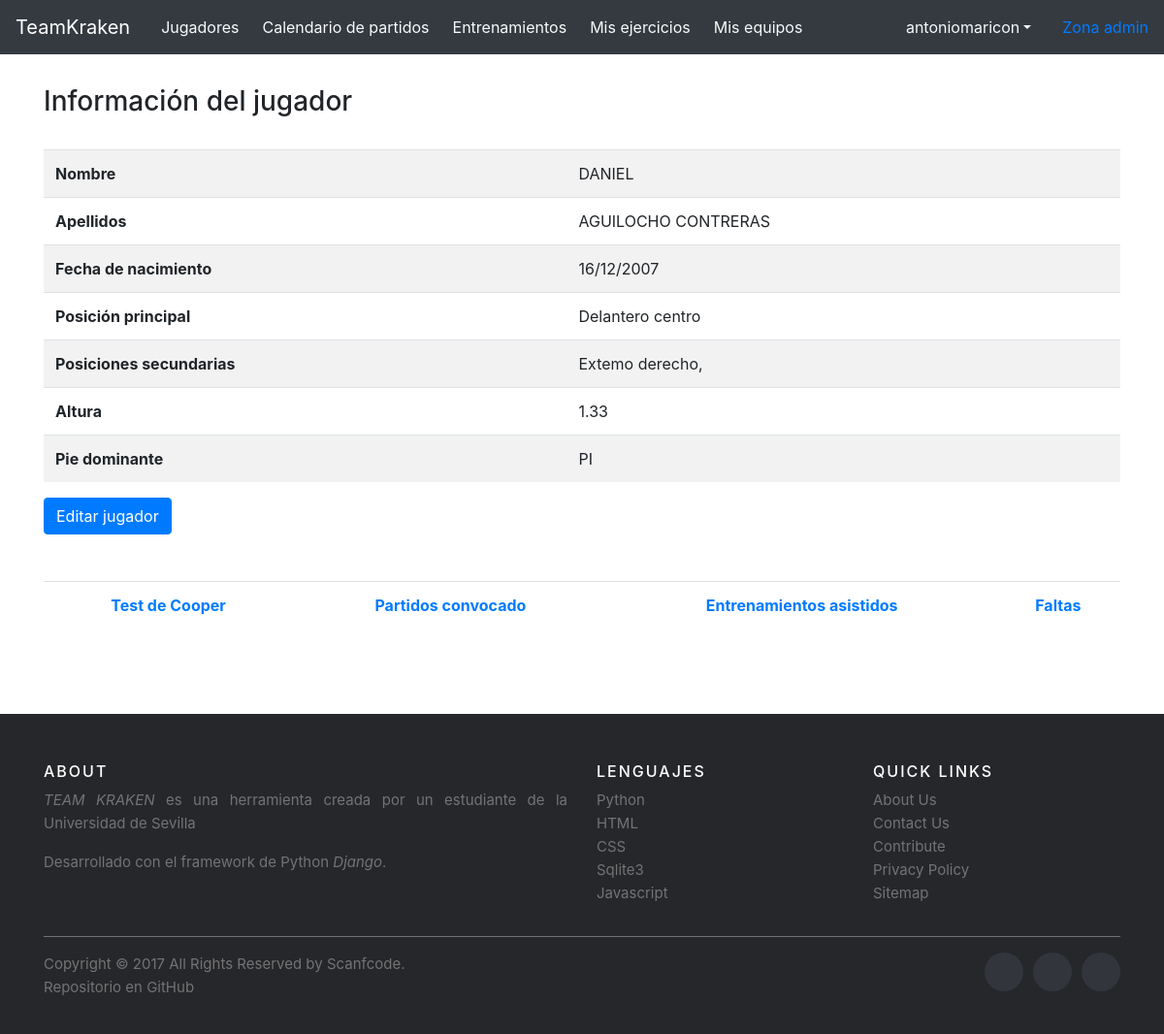
Screenshot of /8/jugadores/jugador/83 (signed in) with the database file from the repository.
### principal/models.py (models this page shows, shortened)
class Jugador(models.Model):
    PIE_DERECHO = 'PD'
    PIE_IZQUIERDO = 'PI'
    AMBIDIESTRO = 'AM'
    PIE_DOMINANTE_CHOICES = [
        (PIE_DERECHO, 'Pie derecho'),
        (PIE_IZQUIERDO, 'Pie izquierdo'),
        (AMBIDIESTRO, 'Ambidiestro'),
    ]
    nombre = models.CharField(max_length=30, verbose_name='Nombre')
    apellidos = models.CharField(max_length=50, verbose_name='Apellidos')
    fechaNacimiento = models.CharField(max_length=50, verbose_name='Fecha de nacimiento', null=True)
    posicionPrincipal = models.CharField(max_length=30, verbose_name='Posicion principal', null=True)
    posicionesSecundarias = models.ManyToManyField(Posicion, blank=True)
    altura = models.DecimalField(max_digits=5, decimal_places=2, null=True)
    pieDominante = models.CharField(max_length=2, choices=PIE_DOMINANTE_CHOICES, default=PIE_DERECHO)
    equipo = models.ForeignKey(Equipo, on_delete=models.CASCADE, null=True)

class Posicion(models.Model):
    nombre = models.CharField(max_length=30, verbose_name='Posición')

### principal/views.py (the view)
# urls.py: path('<int:id_equipo>/jugadores/jugador/<int:id_jugador>', principal_views.jugadorDetails),
def jugadorDetails(request, id_jugador, id_equipo):
    if request.user.is_authenticated == False:
        return redirect('/login')
    eq = get_object_or_404(Equipo, pk=id_equipo)
    jugador = get_object_or_404(Jugador, pk=id_jugador)
    entrenamientos = Entrenamiento.objects.filter(jugadores=id_jugador)
    detallesPartidos = DetallesPartido.objects.filter(jugador=id_jugador)
    testCoopers = Cooper.objects.filter(jugador=id_jugador)
    faltas = Falta.objects.filter(jugador=id_jugador)
    return render(request, 'principal/jugadorDetails.html', {'jugador': jugador, 'entrenamientos': entrenamientos,
        'partidos': detallesPartidos, 'testCoopers': testCoopers , 'faltas':faltas, 'eq':eq})

### principal/templates/principal/jugadorDetails.html (shortened to what this page needs)
{% extends 'principal/base.html' %}
{% block content %}
	<br/>
	<h3>Información del jugador</h3>
		<br/>
		<table class="table table-striped">
	        <tr>
	            <th>Nombre</th>
	            <td>{{ jugador.nombre }}</td>
	        </tr>
	        <tr>
	            <th>Apellidos</th>
	            <td>{{ jugador.apellidos }}</td>
	        </tr>
	        <tr>
				<th>Fecha de nacimiento</th>
				{% if jugador.fechaNacimiento == None %}
					<td>No definida</td>
				{% else %}
					<td>{{ jugador.fechaNacimiento }}</td>
				{% endif %}
	        </tr>
	        <tr>
	            <th>Posición principal</th>
	            {% if jugador.posicionPrincipal == None %}
					<td>No definida</td>
				{% else %}
					<td>{{ jugador.posicionPrincipal }}</td>
				{% endif %}
	        </tr>
	        <tr>
	        	<th>Posiciones secundarias</th>
	        	<td valign="top">
					{% if jugador.posicionesSecundarias.all %}
						{% for posicion in jugador.posicionesSecundarias.all %}
							{{ posicion.nombre }},
						{% endfor %}
					{% else %}
						No definidas
					{% endif %}
	            </td>
	        </tr>
	        <tr>
	            <th>Altura</th>
	            {% if jugador.altura == None %}
					<td>No definida</td>
				{% else %}
					<td>{{ jugador.altura }}</td>
				{% endif %}
	        </tr>
	        <tr>
	            <th>Pie dominante</th>
	            <td>{{ jugador.pieDominante }}</td>
	        </tr>
	    </table>
	    <a href='/{{ eq.id }}/jugadores/jugador/{{ jugador.id }}/editar' class="btn btn-primary">Editar jugador</a>
	    <br/>
	    <br/>
	    <br/>
	    <table class="table">
	    	<tr>
	    		<th style="text-align:center;">
					<a id="abrirTest" class="abrir-cerrar" href="javascript:void(0)" onclick="mostrarTest()">
				        Test de Cooper
				    </a>
				</th>
	    		<th style="text-align:center;">
	    			<a id="abrirPartidos" class="abrir-cerrar" href="javascript:void(0)" onclick="mostrarPartidos()">
				        Partidos convocado
				    </a>
	    		</th>
	    		<th style="text-align:center;">
					<a id="abrirEntrenamientos" class="abrir-cerrar" href="javascript:void(0)" onclick="mostrarEntrenamientos()">
				        Entrenamientos asistidos
				    </a>
				</th>
				<th style="text-align:center;">
					<a id="abrirFaltas" class="abrir-cerrar" href="javascript:void(0)" onclick="mostrarFaltas()">
				        Faltas
				    </a>
				</th>
	    	</tr>
	    </table>
		<br>
		<br>
		<br>
{% endblock %}

### principal/templates/principal/base.html (shortened to what this page needs)
<!DOCTYPE html>
<html>
<head>
	<link rel="stylesheet" href="https://stackpath.bootstrapcdn.com/bootstrap/4.4.1/css/bootstrap.min.css">
	<link rel="stylesheet" href="https://unpkg.com/bootstrap-table@1.16.0/dist/bootstrap-table.min.css">
	<link rel="stylesheet" href="https://code.ionicframework.com/ionicons/2.0.1/css/ionicons.min.css">
	<link rel="stylesheet" href="https://www.evidentia.cloud/plugins/fontawesome-free/css/all.min.css">
</head>
<body class="pt-5">
    <nav class="navbar navbar-expand-md navbar-dark bg-dark fixed-top">
      <a class="navbar-brand" href='/{{ eq.id}}'>TeamKraken</a>
      <div class="collapse navbar-collapse" id="navbarsExampleDefault">
        <ul class="navbar-nav mr-auto">
          <li class="nav-item active ml-2">
            <a class="nav-link text-light" href="/{{ eq.id}}/jugadores">Jugadores</a>
          </li>
          <li class="nav-item">
            <a class="nav-link text-light ml-2" href="/{{ eq.id}}/partidos">Calendario de partidos</a>
          </li>
          <li class="nav-item">
            <a class="nav-link text-light ml-2" href="/{{ eq.id}}/entrenamientos">Entrenamientos</a>
          </li>
          <li class="nav-item">
            <a class="nav-link text-light ml-2" href="/{{ eq.id}}/ejercicios">Mis ejercicios</a>
		  </li>
		  <li class="nav-item">
			<a class="nav-link text-light ml-2" href="/{{ eq.id}}/misEquipos">Mis equipos</a>
		  </li>
		</ul>
		{% if user.is_authenticated %}
        <div class="nav-item dropdown justify-content-end mr-3">
            <a class="nav-link dropdown-toggle text-light" href="http://example.com" id="dropdown01" data-toggle="dropdown" aria-haspopup="true" aria-expanded="false">{{ user.get_username }}</a>
          </div>
        {% endif %}
        <a class="my-2 my-lg-0" href='/admin'>Zona admin</a>
      </div>
    </nav>
	<div class="container pt-3">
	{% block content %}
	{% endblock %}
	</div>
    <footer class="site-footer">
      <div class="container">
        <div class="row">
          <div class="col-sm-12 col-md-6">
            <h6>About</h6>
            <p class="text-justify"><i>TEAM KRAKEN</i> es una herramienta creada por un estudiante de la Universidad de Sevilla</p>
          	<p class="text-justify">Desarrollado con el framework de Python <i>Django</i>.</p>
          </div>
          <div class="col-xs-6 col-md-3">
            <h6>Lenguajes</h6>
            <ul class="footer-links">
              <li>Python</li>
              <li>HTML</li>
              <li>CSS</li>
              <li>Sqlite3</li>
              <li>Javascript</li>
            </ul>
          </div>
          <div class="col-xs-6 col-md-3">
            <h6>Quick Links</h6>
            <ul class="footer-links">
              <li><a href="http://scanfcode.com/about/">About Us</a></li>
              <li><a href="http://scanfcode.com/contact/">Contact Us</a></li>
              <li><a href="http://scanfcode.com/contribute-at-scanfcode/">Contribute</a></li>
              <li><a href="http://scanfcode.com/privacy-policy/">Privacy Policy</a></li>
              <li><a href="http://scanfcode.com/sitemap/">Sitemap</a></li>
            </ul>
          </div>
        </div>
        <hr>
      </div>
      <div class="container">
        <div class="row">
          <div class="col-md-8 col-sm-6 col-xs-12">
            <p class="copyright-text">Copyright &copy; 2017 All Rights Reserved by
         	<a href="https://codepen.io/scanfcode">Scanfcode</a>.
            </p>
            <p><a class="github" href="https://github.com/manpercar1/teamkraken"> Repositorio en GitHub</a></p>
          </div>
          <div class="col-md-4 col-sm-6 col-xs-12">
            <ul class="social-icons">
              <li><a class="facebook" href="#"></a></li>
              <li><a class="twitter" href="#"></a></li>
              <li><a class="linkedin" href="#"></a></li>
            </ul>
          </div>
        </div>
      </div>
	</footer>
</body>
</html>

### principal/templates/principal/base.html (style rules this page uses)
.site-footer { background-color:#26272b; padding:45px 0 20px; font-size:15px; line-height:24px; color:#737373; }
.site-footer hr { border-top-color:#bbb; opacity:0.5 }
.site-footer h6 { color:#fff; font-size:16px; text-transform:uppercase; margin-top:5px; letter-spacing:2px }
.site-footer a { color:#737373; }
.footer-links { padding-left:0; list-style:none }
.footer-links li { display:block }
.footer-links a { color:#737373 }
.site-footer .social-icons { text-align:right }
.site-footer .social-icons a { width:40px; height:40px; line-height:40px; margin-left:6px; margin-right:0; border-radius:100%; background-color:#33353d }
.copyright-text { margin:0 }
.social-icons { padding-left:0; margin-bottom:0; list-style:none }
.social-icons li { display:inline-block; margin-bottom:4px }
.social-icons a { background-color:#eceeef; color:#818a91; font-size:16px; display:inline-block; line-height:44px; width:44px; height:44px; text-align:center; margin-right:8px; border-radius:100%; -webkit-transition:all .2s linear; -o-transition:all .2s linear; transition:all .2s linear }

### rows the page displays
Jugador: nombre "DANIEL", apellidos "AGUILOCHO CONTRERAS", fechaNacimiento "16/12/2007", posicionPrincipal "Delantero centro", altura "1.33", pieDominante "PI"
Posicion: nombre "Extemo derecho"

### other values shown
{{ user.get_username }} "antoniomaricon"
